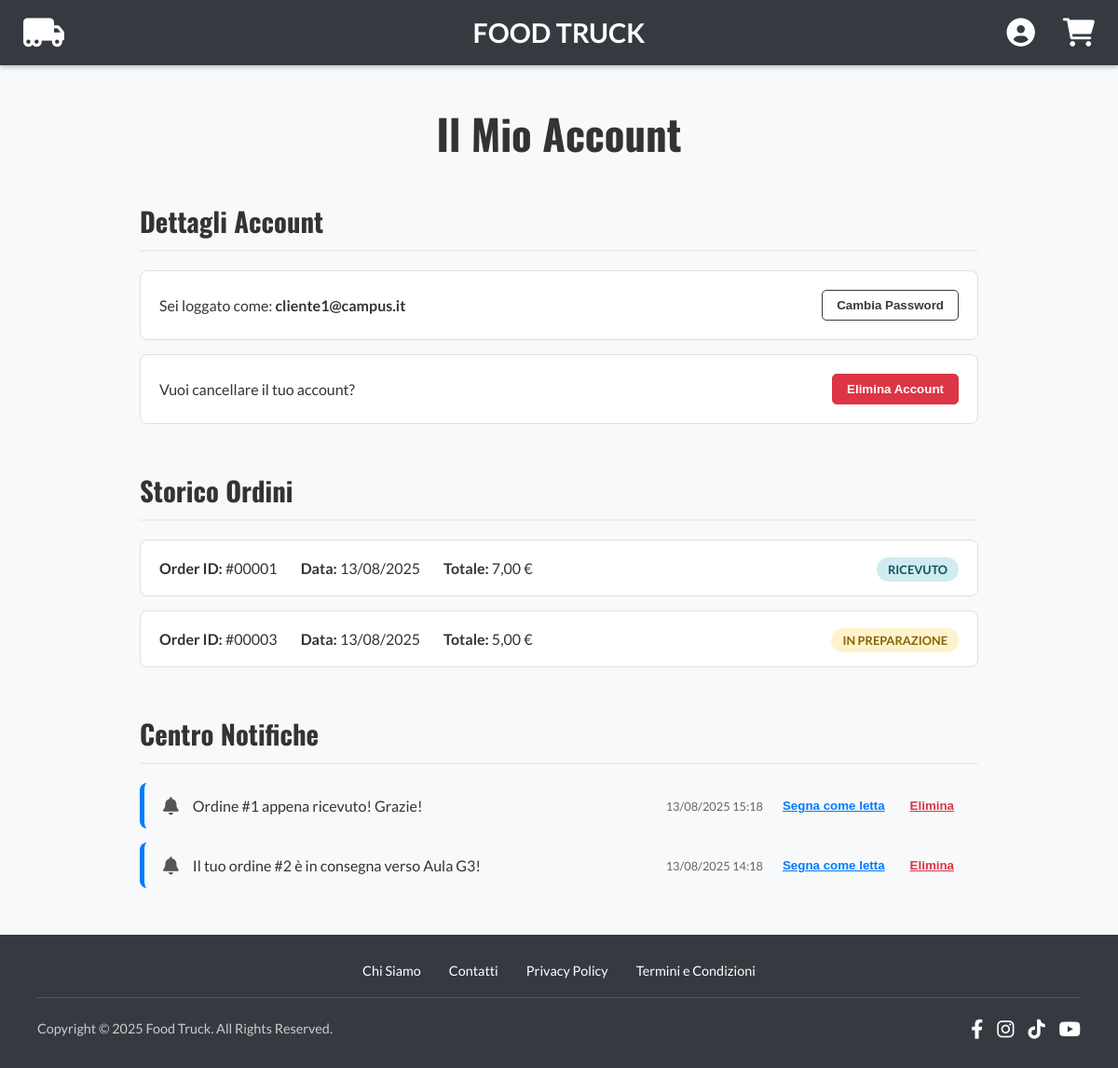
Before: /account.php (signed in) with the older database file.
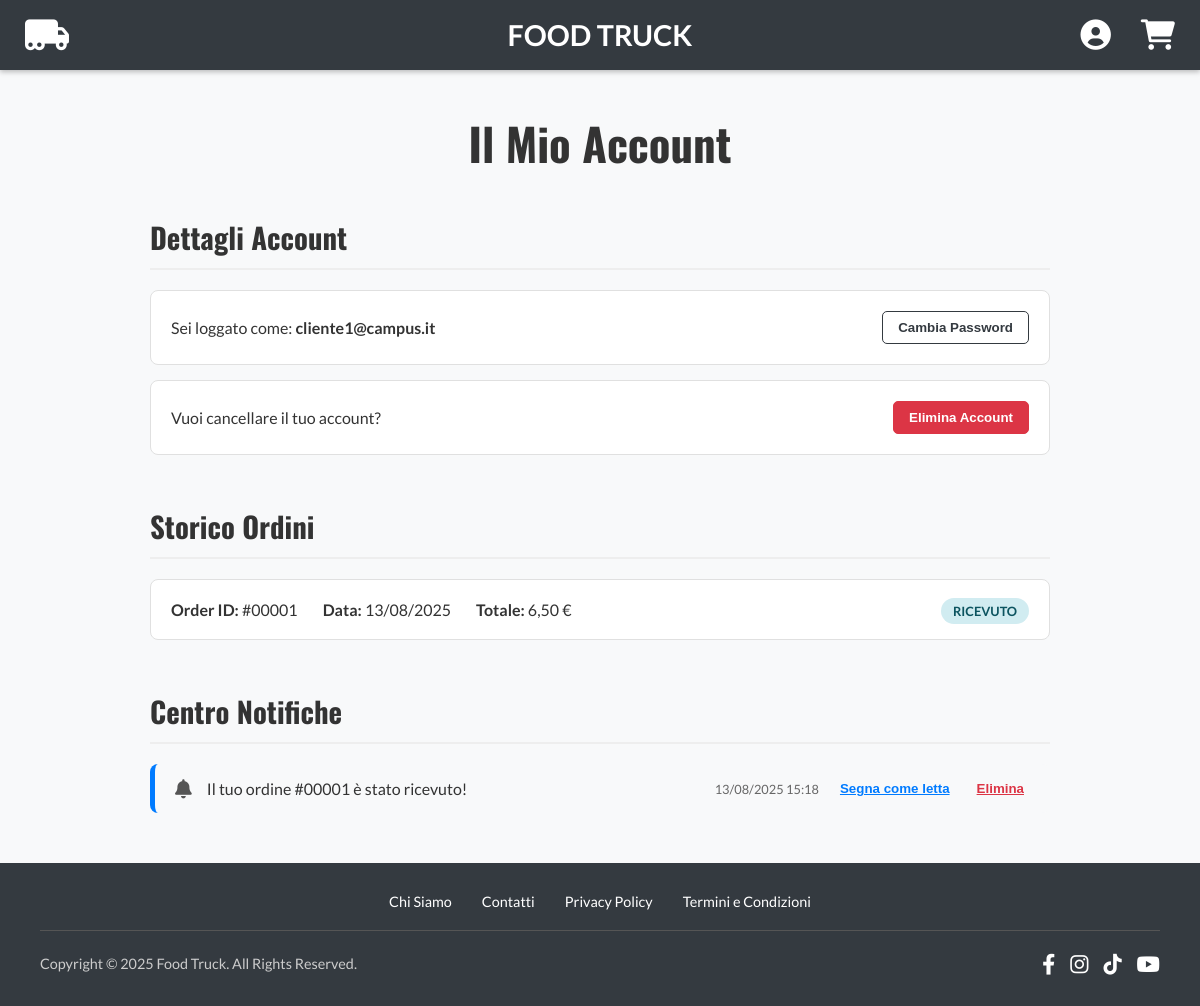
After: the same page with the newer database file.
### tables this page shows
CREATE TABLE IF NOT EXISTS `Ordini` (
    `id_ordine` INT AUTO_INCREMENT PRIMARY KEY,
    `id_utente` INT NOT NULL,
    `data_ordine` DATETIME NOT NULL DEFAULT CURRENT_TIMESTAMP,
    `totale` DECIMAL(6,2) NOT NULL CHECK (totale >= 0),
    `stato` ENUM('ricevuto', 'in_preparazione', 'in_consegna', 'consegnato', 'annullato') NOT NULL DEFAULT 'ricevuto',
    `fascia_oraria_consegna` VARCHAR(50) NOT NULL,
    `aula_consegna` VARCHAR(50),  
    `nome_ricevente` VARCHAR(100) NOT NULL,
    `cognome_ricevente` VARCHAR(100) NOT NULL,
    `note_utente` TEXT,  
    FOREIGN KEY (`id_utente`) REFERENCES `Utenti`(`id_utente`)
);

CREATE TABLE IF NOT EXISTS `Notifiche` (
    `id_notifica` INT AUTO_INCREMENT PRIMARY KEY,
    `id_utente_destinatario` INT NOT NULL,
    `messaggio` TEXT NOT NULL,
    `data_creazione` DATETIME NOT NULL DEFAULT CURRENT_TIMESTAMP,
    `letta` BOOLEAN NOT NULL DEFAULT FALSE,
    `tipo_notifica` ENUM('ordine_status', 'disponibilita_prodotto', 'messaggio_generico', 'sconto_benvenuto', 'fascia_piena_venditore', 'nuovo_ordine_venditore') NOT NULL DEFAULT 'messaggio_generico',
    `id_ordine_riferimento` INT,  
    FOREIGN KEY (`id_utente_destinatario`) REFERENCES `Utenti`(`id_utente`),
    FOREIGN KEY (`id_ordine_riferimento`) REFERENCES `Ordini`(`id_ordine`)
);

### public/account.php (the view, shortened to what this page needs)
<?php
require_once __DIR__ . '/../config/db.php';
include_once __DIR__ . '/../templates/header.php';
$user_id = $_SESSION['user_id'];
$user_email = $_SESSION['user_email'];
$ordini = [];
$stmt_ordini = $conn->prepare("SELECT id_ordine, data_ordine, totale, stato FROM Ordini WHERE id_utente = ? ORDER BY data_ordine DESC");
$stmt_ordini->bind_param("i", $user_id);
$stmt_ordini->execute();
$result_ordini = $stmt_ordini->get_result();
while ($row = $result_ordini->fetch_assoc()) {
    $ordini[] = $row;
}
$notifiche = [];
$stmt_notifiche = $conn->prepare("SELECT id_notifica, messaggio, data_creazione, letta FROM Notifiche WHERE id_utente_destinatario = ? ORDER BY data_creazione DESC");
$stmt_notifiche->bind_param("i", $user_id);
$stmt_notifiche->execute();
$result_notifiche = $stmt_notifiche->get_result();
while ($row = $result_notifiche->fetch_assoc()) {
    $notifiche[] = $row;
}
?>
<!DOCTYPE html>
<html lang="it">
<head>
    <link rel="stylesheet" href="css/account.css">
</head>
<body>
    <div class="account-container">
        <h1>Il Mio Account</h1>
        <section class="account-section">
            <h2>Dettagli Account</h2>
            <div class="details-card">
                <span>Sei loggato come: <strong><?php echo htmlspecialchars($user_email); ?></strong></span>
                <button class="btn-secondary">Cambia Password</button>
            </div>
            <div class="details-card">
                <span>Vuoi cancellare il tuo account?</span>
                <button class="btn-danger">Elimina Account</button>
            </div>
        </section>
        <section class="account-section">
            <h2>Storico Ordini</h2>
            <div class="order-history-container">
                <?php if (empty($ordini)): ?>
                    <p>Non hai ancora effettuato nessun ordine.</p>
                <?php else: ?>
                    <?php foreach ($ordini as $ordine): ?>
                        <div class="order-card">
                            <div class="order-info">
                                <span><strong>Order ID:</strong> #<?php echo str_pad($ordine['id_ordine'], 5, '0', STR_PAD_LEFT); ?></span>
                                <span><strong>Data:</strong> <?php echo date('d/m/Y', strtotime($ordine['data_ordine'])); ?></span>
                                <span><strong>Totale:</strong> <?php echo number_format($ordine['totale'], 2, ',', ''); ?> €</span>
                            </div>
                            <div class="order-status">
                                <span class="status-badge status-<?php echo strtolower(htmlspecialchars($ordine['stato'])); ?>">
                                    <?php echo htmlspecialchars(str_replace('_', ' ', $ordine['stato'])); ?>
                                </span>
                            </div>
                        </div>
                    <?php endforeach; ?>
                <?php endif; ?>
            </div>
        </section>
        <section class="account-section">
            <h2>Centro Notifiche</h2>
            <div class="notifications-container">
                <?php if (empty($notifiche)): ?>
                    <p>Nessuna notifica presente.</p>
                <?php else: ?>
                    <?php foreach ($notifiche as $notifica): ?>
                        <div class="notification-item <?php echo !$notifica['letta'] ? 'unread' : ''; ?>">
                            <div class="notification-text">
                                <i class="fas fa-bell"></i>
                                <p><?php echo htmlspecialchars($notifica['messaggio']); ?></p>
                            </div>
                            <div class="notification-actions">
                                <span><?php echo date('d/m/Y H:i', strtotime($notifica['data_creazione'])); ?></span>
                                <?php if (!$notifica['letta']): ?>
                                    <button class="btn-link">Segna come letta</button>
                                <?php endif; ?>
                                <button class="btn-link-danger">Elimina</button>
                            </div>
                        </div>
                    <?php endforeach; ?>
                <?php endif; ?>
            </div>
        </section>
    </div>
    <?php include_once __DIR__ . '/../templates/footer.php'; ?>

### templates/header.php (shortened to what this page needs)
<?php
$is_logged_in = isset($_SESSION['user_id']);
?>
<!DOCTYPE html>
<html lang="it">
<head>
    <link rel="stylesheet" href="css/style.css">
    <link rel="stylesheet" href="css/header.css">
    <link rel="stylesheet" href="css/footer.css">
    <link rel="stylesheet" href="https://cdnjs.cloudflare.com/ajax/libs/font-awesome/6.0.0-beta3/css/all.min.css">
</head>
<body>
    <header class="header-fixed-top">
        <nav class="header-nav">
            <div class="header-left">
                <a href="index.php" aria-label="Torna alla Home"><i class="fas fa-truck-moving"></i></a>
            </div>
            <div class="header-center">
                <a href="index.php">Food Truck</a>
            </div>
            <div class="header-right">
                <?php if ($is_logged_in): ?>
                    <div class="user-menu-container">
                        <a href="account.php" aria-label="Profilo Utente"><i class="fas fa-user-circle"></i></a>
                    </div>
                    <a href="checkout.php" aria-label="Carrello">
                        <i class="fas fa-shopping-cart"></i>
                    </a>
                <?php else: ?>
                    <a href="login.php" aria-label="Accedi o Registrati"><i class="fas fa-user-circle"></i></a>
                    <a href="login.php" aria-label="Carrello"><i class="fas fa-shopping-cart"></i></a>
                <?php endif; ?>
            </div>
        </nav>
    </header>
    <main>

### templates/footer.php (shortened to what this page needs)
</main>
<footer class="site-footer">
    <div class="footer-top">
        <a href="whoweare.php">Chi Siamo</a>
        <a href="contacts.php">Contatti</a>
        <a href="privacy.php">Privacy Policy</a>
        <a href="terms.php">Termini e Condizioni</a>
    </div>
    <div class="footer-bottom">
        <span>Copyright &copy; <?php echo date('Y'); ?> Food Truck. All Rights Reserved.</span>
        <div class="footer-social">
            <a href="#" aria-label="Facebook"><i class="fab fa-facebook-f"></i></a>
            <a href="#" aria-label="Instagram"><i class="fab fa-instagram"></i></a>
            <a href="#" aria-label="TikTok"><i class="fab fa-tiktok"></i></a>
            <a href="#" aria-label="YouTube"><i class="fab fa-youtube"></i></a>
        </div>
    </div>
</footer>
</body>
</html>

### public/css/style.css (style rules this page uses)
body { margin: 0; font-family: 'Lato', sans-serif; background-color: #f8f9fa; color: #333; padding-top: 70px; overflow-x: hidden; }

### public/css/header.css (style rules this page uses)
.header-fixed-top { position: fixed; top: 0; left: 0; width: 100%; background-color: #343a40; z-index: 1030; box-shadow: 0 2px 5px rgba(0, 0, 0, 0.25); }
.header-nav { display: flex; flex-direction: row; align-items: center; height: 70px; padding: 0; box-sizing: border-box; }
.header-left, .header-center, .header-right { flex: 1; display: flex; align-items: center; }
.header-left { justify-content: flex-start; padding-left: 25px; }
.header-center { justify-content: center; }
.header-right { justify-content: flex-end; gap: 30px; padding-right: 25px; }
.header-nav a { color: white; text-decoration: none; transition: color 0.2s ease; }
.header-left i { font-size: 2.2rem; }
.header-center a { font-size: 1.8rem; font-weight: bold; text-transform: uppercase; }
.header-right i { font-size: 1.9rem; }
.user-menu-container { position: relative; }

### public/css/footer.css (style rules this page uses)
.site-footer { background-color: #343a40; color: #ccc; padding: 30px 40px; font-size: 0.9rem; }
.footer-top { display: flex; justify-content: center; gap: 30px; padding-bottom: 20px; margin-bottom: 20px; border-bottom: 1px solid #555; }
.footer-top a { color: white; text-decoration: none; transition: text-decoration 0.2s; }
.footer-bottom { display: flex; justify-content: space-between; align-items: center; flex-wrap: wrap; gap: 15px; }
.footer-social { display: flex; gap: 15px; }
.footer-social a { color: white; font-size: 1.3rem; transition: color 0.2s; }

### public/css/account.css (style rules this page uses)
.account-container { max-width: 900px; margin: 40px auto; padding: 0 20px; }
.account-container h1 { font-family: 'Oswald', sans-serif; font-size: 2.8rem; text-align: center; margin-bottom: 40px; }
.account-section { margin-bottom: 50px; }
.account-section h2 { font-family: 'Oswald', sans-serif; font-size: 1.8rem; border-bottom: 2px solid #eee; padding-bottom: 10px; margin-bottom: 20px; }
.details-card { background: white; padding: 20px; border-radius: 8px; border: 1px solid #e0e0e0; display: flex; justify-content: space-between; align-items: center; margin-bottom: 15px; }
.btn-secondary { padding: 8px 15px; border: 1px solid #343a40; background-color: transparent; color: #343a40; font-weight: bold; border-radius: 5px; cursor: pointer; }
.btn-danger { padding: 8px 15px; border: 1px solid #dc3545; background-color: #dc3545; color: white; font-weight: bold; border-radius: 5px; cursor: pointer; }
.order-card { background: white; padding: 20px; border-radius: 8px; border: 1px solid #e0e0e0; display: flex; justify-content: space-between; align-items: center; margin-bottom: 15px; }
.order-info { display: flex; gap: 25px; }
.status-badge { padding: 5px 12px; border-radius: 20px; font-weight: bold; font-size: 0.8rem; text-transform: uppercase; }
.status-ricevuto { background-color: #d1ecf1; color: #0c5460; }
.notification-item { background: white; padding: 15px 20px; border-radius: 8px; border-left: 5px solid #ccc; display: flex; justify-content: space-between; align-items: center; margin-bottom: 15px; }
.notification-item.unread { border-left-color: #007bff; background-color: #f8f9fa; }
.notification-text { display: flex; align-items: center; gap: 15px; }
.notification-text i { color: #555; font-size: 1.2rem; }
.notification-text p { margin: 0; }
.notification-actions { display: flex; align-items: center; gap: 15px; font-size: 0.8rem; color: #666; }
.btn-link, .btn-link-danger { background: none; border: none; cursor: pointer; text-decoration: underline; font-weight: bold; }
.btn-link { color: #007bff; }
.btn-link-danger { color: #dc3545; }
.status-in_preparazione { background-color: #fff3cd; color: #856404; }

Changed rows visible on the page:
removed ordini: id_ordine "00003", data_ordine "13/08/2025", totale "5,00", stato "IN PREPARAZIONE"
no longer on this page (row edited): notifiche: messaggio "Il tuo ordine #2 è in consegna verso Aula G3!", data_creazione "13/08/2025 14:18", letta "Segna come letta"
changed ordini "RICEVUTO": totale "7,00" → "6,50"
changed notifiche: messaggio "Ordine #1 appena ricevuto! Grazie!" → "Il tuo ordine #00001 è stato ricevuto!"
